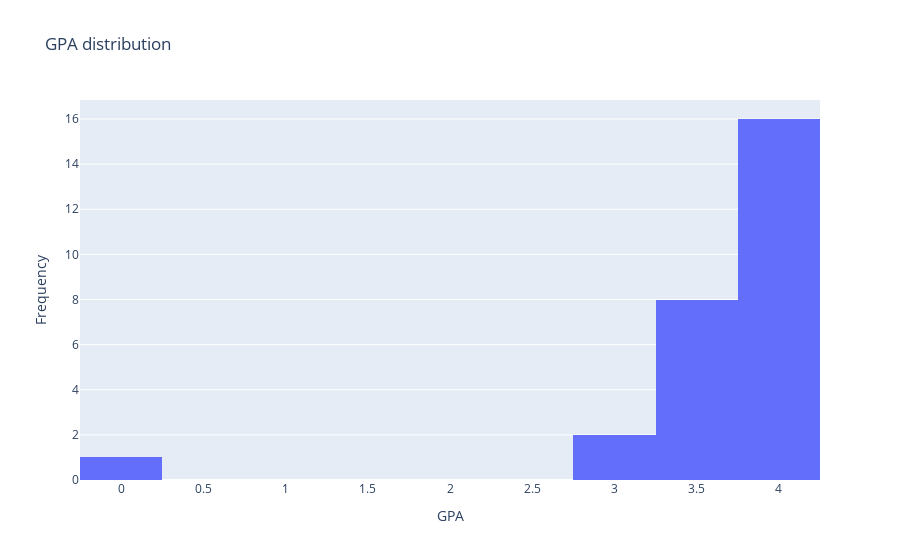

Notebook source saved alongside this figure:
### Markdown cell above
# Visualizations

### Code cell
fig = px.histogram(df, x='GPA', nbins=20, title='GPA distribution')
fig.update_layout(xaxis_title='GPA', yaxis_title='Frequency')
fig.show()

### Figure 1 — Plotly figure (JSON) as saved in the notebook; plotly's stock layout.template omitted (floating-point values rounded to 4 significant figures)
{"data": [{"alignmentgroup": "True", "bingroup": "x", "hovertemplate": "GPA=%{x}<br>count=%{y}<extra></extra>", "legendgroup": "", "marker": {"color": "#636efa", "pattern": {"shape": ""}}, "name": "", "nbinsx": 20, "offsetgroup": "", "orientation": "v", "showlegend": false, "type": "histogram", "x": [3.69, 3.72, 3.7, 4, null, 3.9, 3.86, 3.79, 3.4, 3.62, 4, 4, 3.8, 3.9, 0, 3.8, 3.8, 3.9, 3.8, 3.7, 3.62, 2.9, 2.83, 3.8, 4, 3.75, 3.56, 3.81], "xaxis": "x", "yaxis": "y"}], "layout": {"barmode": "relative", "legend": {"tracegroupgap": 0}, "title": {"text": "GPA distribution"}, "xaxis": {"anchor": "y", "domain": [0, 1], "title": {"text": "GPA"}}, "yaxis": {"anchor": "x", "domain": [0, 1], "title": {"text": "Frequency"}}}}
